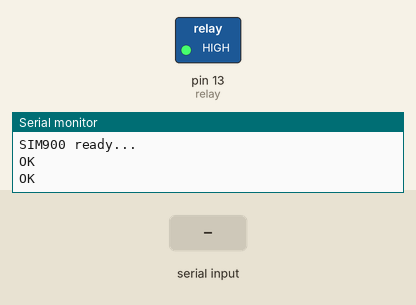
This sketch was run on a simulated Arduino Uno, built with avr-gcc and run on an emulated ATmega328P. Shown: switched loads named in the sketch (green lamp = pin HIGH), the last lines printed to the serial monitor. The inputs (shaded band) are chosen by the test bench. The modem accepts every AT command (registered, SIM ready, sends succeed) and sends nothing else.

Above: at 3.4 s.
3.5 s: "ON" received over the second serial link
At 5.2 s:
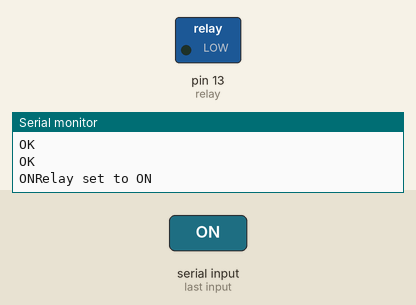
6.0 s: "OFF" received over the second serial link
At 8.3 s:
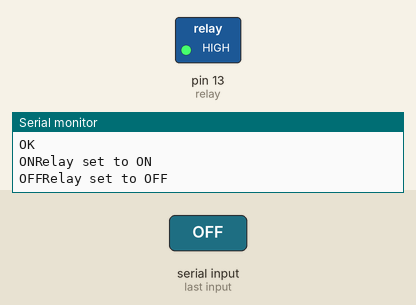
Timing chart, 0 to 9.8 s (numbered marks = the images above; inputs shaded):
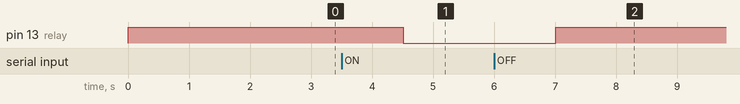

Measured:
- after the input at 3.5 s, pin 13 (relay): HIGH → LOW after 1.0 s
- after the input at 6.0 s, pin 13 (relay): LOW → HIGH after 1.0 s

The sketch:

GSM_BASED_LED_ON_OR_OFF_Fuel_Level.ino
```cpp
#include <SoftwareSerial.h>
SoftwareSerial SIM900(7, 8);

String textMessage;

String lampState = "HIGH";

const int relay = 13;

void setup()
{

  pinMode(relay, OUTPUT);
  digitalWrite(relay, HIGH);

  Serial.begin(19200);
  SIM900.begin(19200);

  delay(2000);
  Serial.print("SIM900 ready...");

  SIM900.print("AT+CMGF=1\r");
  delay(100);
  SIM900.print("AT+CNMI=2,2,0,0,0\r");// Set module to send SMS data to serial out upon receipt
  delay(100);
}

void loop(){
  if(SIM900.available()>0)
  {
    textMessage = SIM900.readString();
    Serial.print(textMessage);
    delay(10);
  }
  if(textMessage.indexOf("ON")>=0)

  {
    // Turn on relay and save current state
    digitalWrite(relay, LOW);
    lampState = "on";
    Serial.println("Relay set to ON");
    textMessage = "";
  }
  if(textMessage.indexOf("OFF")>=0)
  {
    // Turn off relay and save current state
    digitalWrite(relay, HIGH);
    lampState = "off";
    Serial.println("Relay set to OFF");
    textMessage = "";
  }

  if(textMessage.indexOf("STATE")>=0)
  {
    int a= analogRead(A0);
    String fuel=String(a);

    String message = "Lamp is " + lampState+", Fuel level is "+ fuel+" %";
    sendSMS(message);


    Serial.println("Lamp state resquest");
    textMessage = "";
  }
}


void sendSMS(String message)

{

  SIM900.print("AT+CMGF=1\r");
  delay(500);
  SIM900.println("AT + CMGS = \"9988218772\"");  // REPLACE THE X's WITH THE RECIPIENT'S MOBILE NUMBER
  delay(500);
  SIM900.println(message);
  delay(500);
  SIM900.println((char)26);
  delay(100);
  SIM900.println();

  delay(5000);
}
```
